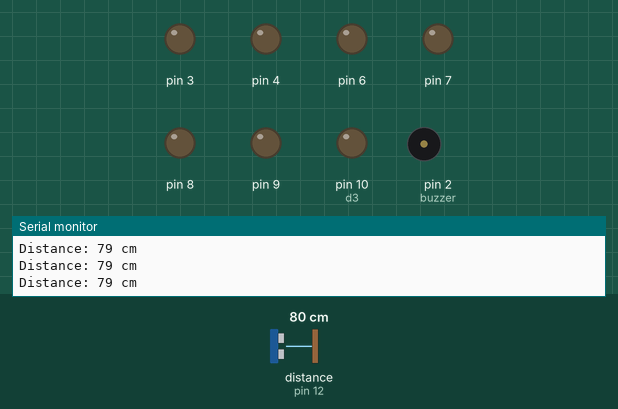
Bench run of a sketch on a simulated Arduino Uno, built with avr-gcc and run on an emulated ATmega328P. On the bench: output pins drawn as LEDs (lit = HIGH), buzzer (waves = sounding, pin HIGH), the last lines printed to the serial monitor. Wiring (inferred from the names in the program): ultrasonic range finder: trigger pin 11; echo pin 12. Inputs (shaded band) come from the test bench; at power-on: distance to the obstacle (sensor on pin 12) 80 cm. The echo pulse lasts 58.3 µs per cm; pins used as bus, display or sensor lines are not drawn.

Above: at 1.2 s.
1.3 s: distance to the obstacle (sensor on pin 12) set to 23 cm
2.8 s: distance to the obstacle (sensor on pin 12) set to 18 cm
At 3.4 s:
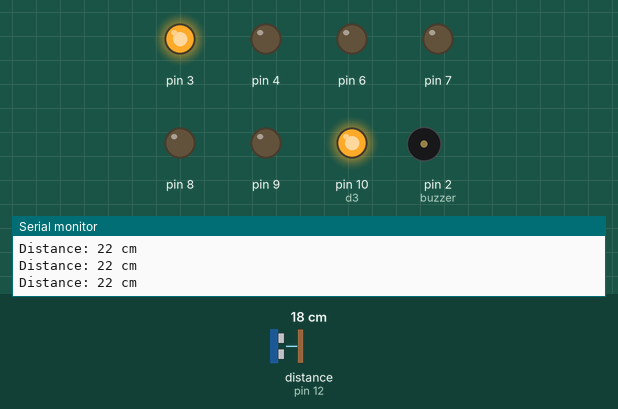
5.8 s: distance to the obstacle (sensor on pin 12) set to 16 cm
8.8 s: distance to the obstacle (sensor on pin 12) set to 12 cm
At 9.26 s:
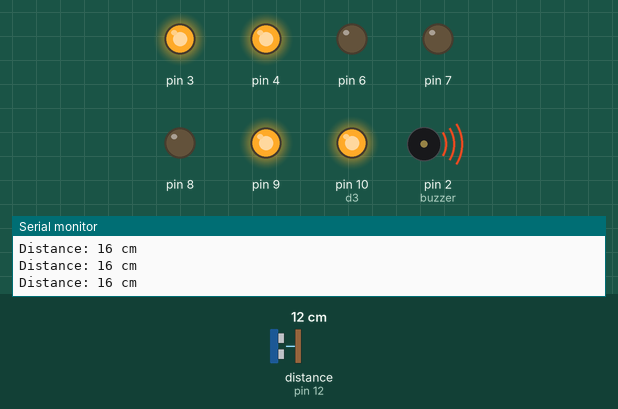
11.8 s: distance to the obstacle (sensor on pin 12) set to 2 cm
At 13.1 s:
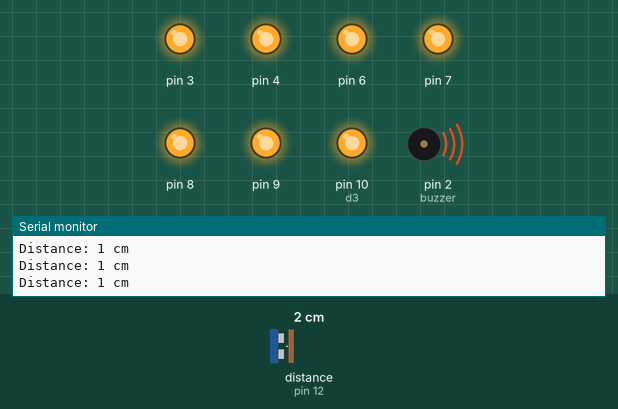
13.5 s: distance to the obstacle (sensor on pin 12) set to 4 cm
15.0 s: distance to the obstacle (sensor on pin 12) set to 7 cm
At 15.37 s:
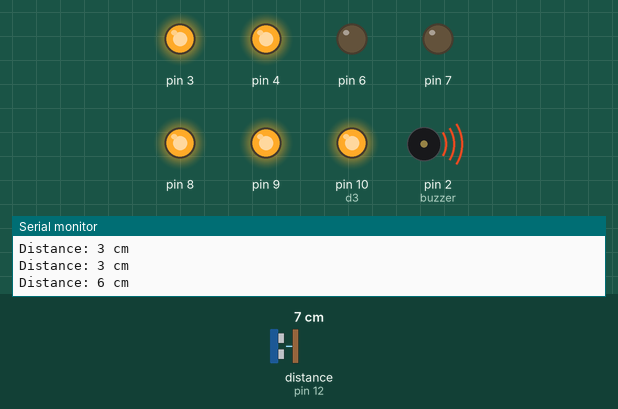
Timing chart, 0 to 19.0 s (numbered marks = the images above; inputs shaded):
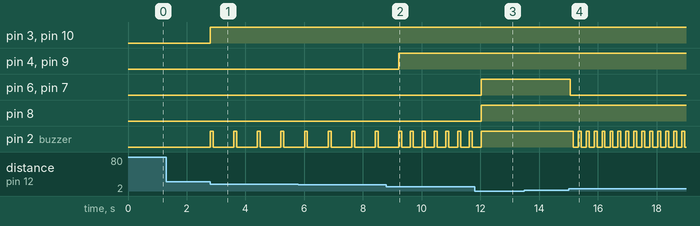

The sketch:

parksensor.ino
```cpp
int buzzer = 2;
int trigPin = 11;
int echoPin = 12;

int d1 = 20;
int d2 = 15;
int d3 = 10;
int d4 = 5;

long duration;
long distance;

void distance1 (long d) {
  d = d1;
  for (int i = 3; i <= 10; i++)
    digitalWrite(i, LOW);

  digitalWrite(buzzer, LOW);
}

void distance2 () {
  digitalWrite(3, HIGH);
  digitalWrite(10, HIGH);

  for (int i = 4; i <= 9; i++)
    digitalWrite(i, LOW);

  digitalWrite(buzzer, HIGH);
  delay(100);
  digitalWrite(buzzer, LOW);
  delay(600);
}

void distance3 () {
  for (int i = 3; i <= 4; i++)
    digitalWrite(i, HIGH);
  for (int i = 9; i <= 10; i++)
    digitalWrite(i, HIGH);
  for (int i = 5; i <= 8; i++)
    digitalWrite(i, LOW);

  digitalWrite(buzzer, HIGH);
  delay(100);
  digitalWrite(buzzer, LOW);
  delay(200);
}

void distance4 () {
  for (int i = 3; i <= 5; i++)
    digitalWrite(i, HIGH);
  for (int i = 6; i <= 7; i++)
    digitalWrite(i, LOW);
  for (int i = 8; i <= 10; i++)
    digitalWrite(i, HIGH);

    digitalWrite(buzzer, HIGH);
    delay(100);
    digitalWrite(buzzer, LOW);
    delay(70);
}

void distance5 () {
  for (int i = 3; i <= 10; i++)
    digitalWrite(i, HIGH);

    digitalWrite(buzzer, HIGH);
}

void setup() {
  pinMode(buzzer, OUTPUT);
  pinMode(trigPin, OUTPUT);
  pinMode(echoPin, INPUT);

  for(int i = 3; i <= 10; i++)
    pinMode(i, OUTPUT);

  Serial.begin(9600);
}

void loop() {
  digitalWrite(trigPin, LOW);
  delayMicroseconds(5);
  digitalWrite(trigPin, HIGH);
  delayMicroseconds(10);
  digitalWrite(trigPin, LOW);
  duration = pulseIn(echoPin, HIGH);
  distance = duration / 29.1 / 2;

  if (distance > d1) {
    distance1(distance);
  }

  if (distance < d1 && distance >= d2) {
    distance2();
  }

  else if (distance < d2 && distance >= d3) {
    distance3();
  }

  else if (distance < d3 && distance >= d4) {
    distance4();
  }

  else if (distance < d4) {
    distance5();
  }

  Serial.print("Distance: ");
  Serial.print(distance);
  Serial.println(" cm");
  delay(100);
}
```

Measured:
- the behaviour switches between 21 and 20 cm on distance to the obstacle (sensor on pin 12) (found by bisection; images 0 and 1)
- the behaviour switches between 15 and 14 cm on distance to the obstacle (sensor on pin 12) (found by bisection; images 1 and 2)
- the behaviour switches between 5 and 6 cm on distance to the obstacle (sensor on pin 12) (found by bisection; images 3 and 4)
- after the input at 2.8 s, pin 3, pin 10 (d3): LOW → HIGH at once; pin 2 (buzzer): alternates HIGH for 0.10 s and LOW for 0.70 s, starting at once
- after the input at 8.8 s, pin 4, pin 9: LOW → HIGH after 0.42 s; pin 2 (buzzer): alternates HIGH for 0.10 s and LOW for 0.30 s, starting after 0.82 s
- after the input at 11.8 s, pin 6–8: LOW → HIGH after 0.23 s; pin 2 (buzzer): goes on until 12.0 s, then stays HIGH
- after the input at 15.0 s, pin 6, pin 7: HIGH → LOW after 0.06 s; pin 2 (buzzer): alternates HIGH for 0.10 s and LOW for 0.17 s, starting after 0.16 s
